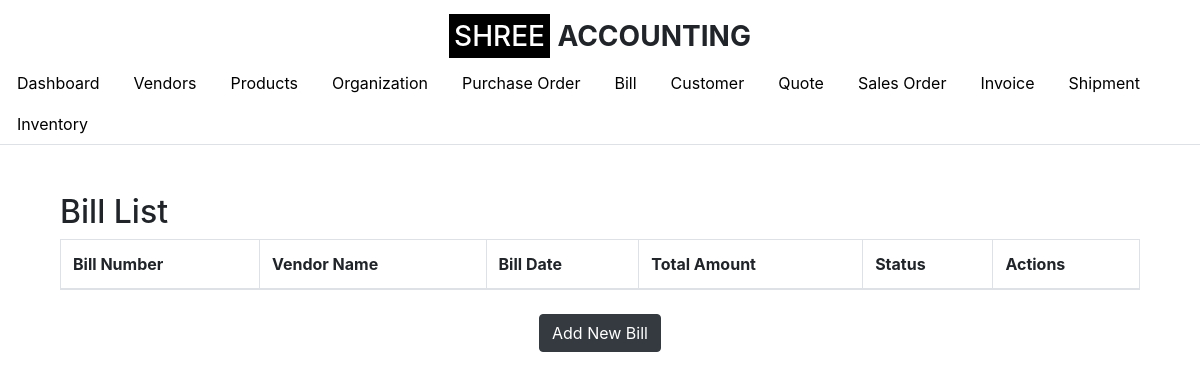
Page /bill_list (signed in) on the earlier database version.
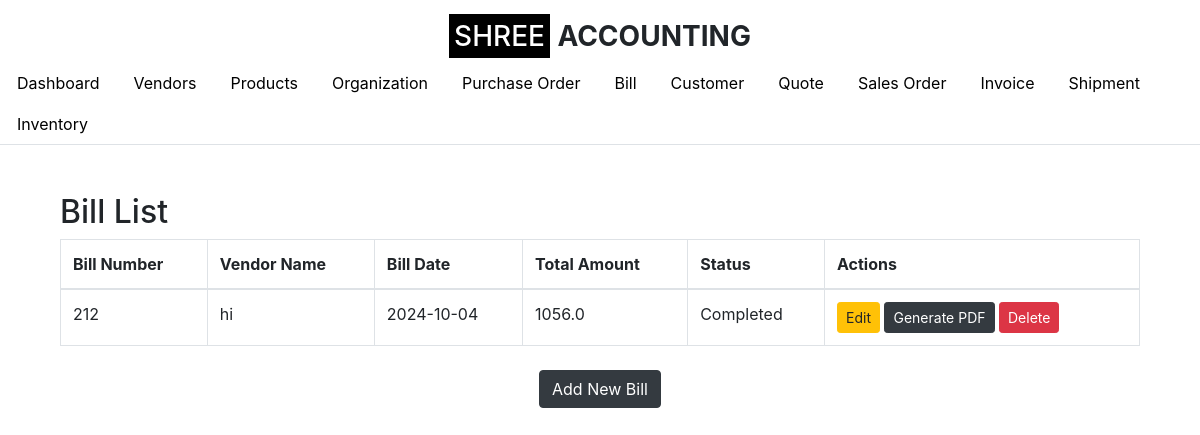
Same page on the later database version.
### app.py (models this page shows)
class Bill(db.Model):
    id = db.Column(db.Integer, primary_key=True)
    bill_number = db.Column(db.String(50), nullable=False)
    purchase_order_id = db.Column(db.Integer, db.ForeignKey('purchase_order.id'), nullable=False)
    bill_date = db.Column(db.Date, nullable=False)
    total_amount = db.Column(db.Float, nullable=False)
    status = db.Column(db.String(50), nullable=False)
    purchase_order = db.relationship('PurchaseOrder', backref=db.backref('bills', lazy=True))

class Vendor(db.Model):
    id = db.Column(db.Integer, primary_key=True)
    vendor_name = db.Column(db.String(100), nullable=False)
    company_name = db.Column(db.String(100), nullable=False)
    email_id = db.Column(db.String(100), nullable=False)
    phone_number = db.Column(db.String(15), nullable=False)
    address = db.Column(db.String(255), nullable=False)
    organization_id = db.Column(db.Integer, db.ForeignKey('organization.id'), nullable=False)
    organization = db.relationship('Organization', backref=db.backref('vendors', lazy=True))

### app.py (the view)
    def wrap(*args, **kwargs):
        if 'logged_in' in session:
            return f(*args, **kwargs)
        else:
            flash('Please log in first.', 'warning')
            return redirect(url_for('login'))

### app.py (called while the page is built)
def login_required(f):
    def wrap(*args, **kwargs):
        if 'logged_in' in session:
            return f(*args, **kwargs)
        else:
            flash('Please log in first.', 'warning')
            return redirect(url_for('login'))
    wrap.__name__ = f.__name__
    return wrap

@app.route('/bill_list')
@login_required
def bill_list():
    organization_id = session.get('organization_id')
    bills = Bill.query.join(PurchaseOrder).join(Vendor).filter(Vendor.organization_id == organization_id).all()
    return render_template('bill_list.html', bills=bills, show_logo=True, active_tab='bill_list')

### templates/bill_list.html (shortened to what this page needs)
{% extends "base.html" %}
{% block content %}
<div class="container mt-5">
    <h2>Bill List</h2>
    <table class="table table-bordered">
        <thead>
            <tr>
                <th>Bill Number</th>
                <th>Vendor Name</th>
                <th>Bill Date</th>
                <th>Total Amount</th>
                <th>Status</th>
                <th>Actions</th>
            </tr>
        </thead>
        <tbody>
            {% for bill in bills %}
            <tr>
                <td>{{ bill.bill_number }}</td>
                <td>{{ bill.purchase_order.vendor.vendor_name }}</td>
                <td>{{ bill.bill_date }}</td>
                <td>{{ bill.total_amount }}</td>
                <td>{{ bill.status }}</td>
                <td>
                    <a href="/edit_bill/{{ bill.id }}" class="btn btn-warning btn-sm">Edit</a>
                    <a href="/generate_bill_pdf/{{ bill.id }}" class="btn btn-dark btn-sm">Generate PDF</a>
                    <form action="/delete_bill/{{ bill.id }}" method="POST" style="display:inline-block;">
                        <button type="submit" class="btn btn-danger btn-sm">Delete</button>
                    </form>
                </td>
            </tr>
            {% endfor %}
        </tbody>
    </table>
    <div class="text-center mt-4">
        <a href="/create_bill" class="btn btn-dark">Add New Bill</a>
    </div>
</div>
{% endblock %}

Differences in the rows shown:
added Bill: bill_number "212", purchase_order.vendor.vendor_name "hi", bill_date "2024-10-04", total_amount "1056.0", status "Completed"
